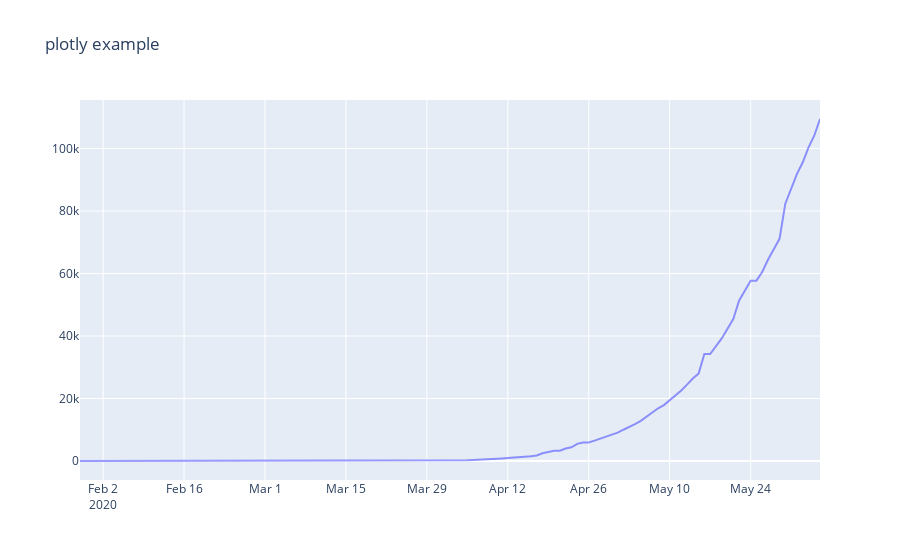

This figure's notebook cell:
### Code cell
import plotly.graph_objs as go
from plotly.offline import download_plotlyjs, init_notebook_mode, plot, iplot
init_notebook_mode(connected=True)

trace1 = go.Scatter(x=df.Datetime,
                    y=df.Recovered,
                    name = "plotly example",
                    line = dict(color = 'blue'),
                    opacity = 0.4)

layout = dict(title='plotly example',)

fig = dict(data=[trace1], layout=layout)
iplot(fig)

### Figure 1 — Plotly figure (JSON) as saved in the notebook; plotly's stock layout.template omitted (floating-point values rounded to 4 significant figures; data arrays with more than 128 entries replaced by an {"elided": "..."} marker saying what was removed)
{"data": [{"line": {"color": "blue"}, "name": "plotly example", "opacity": 0.4, "type": "scatter", "x": {"elided": "129 str values"}, "y": {"elided": "129 int values"}}], "layout": {"title": {"text": "plotly example"}}}
